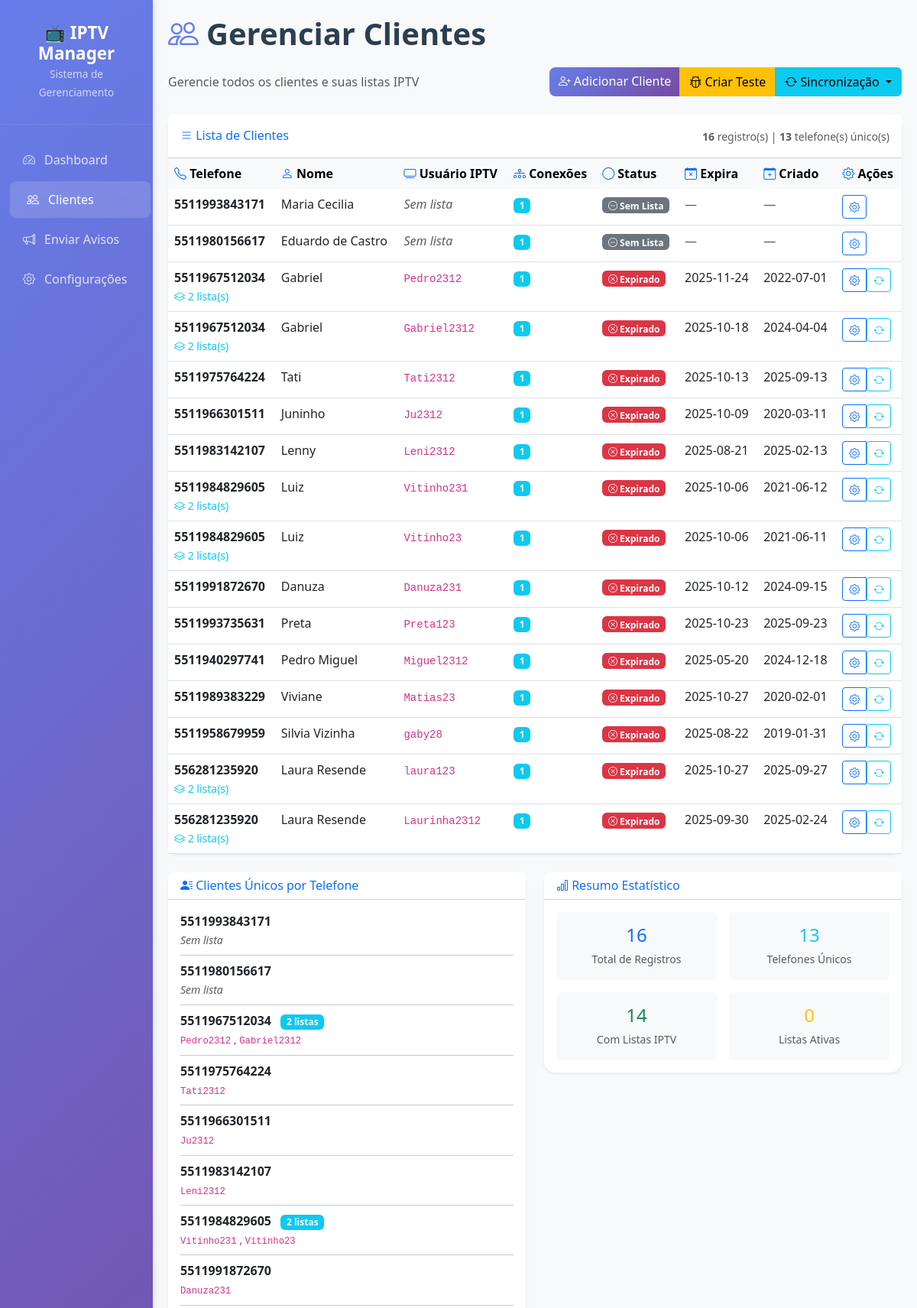
Before: /clientes (upper part) with the older database file.
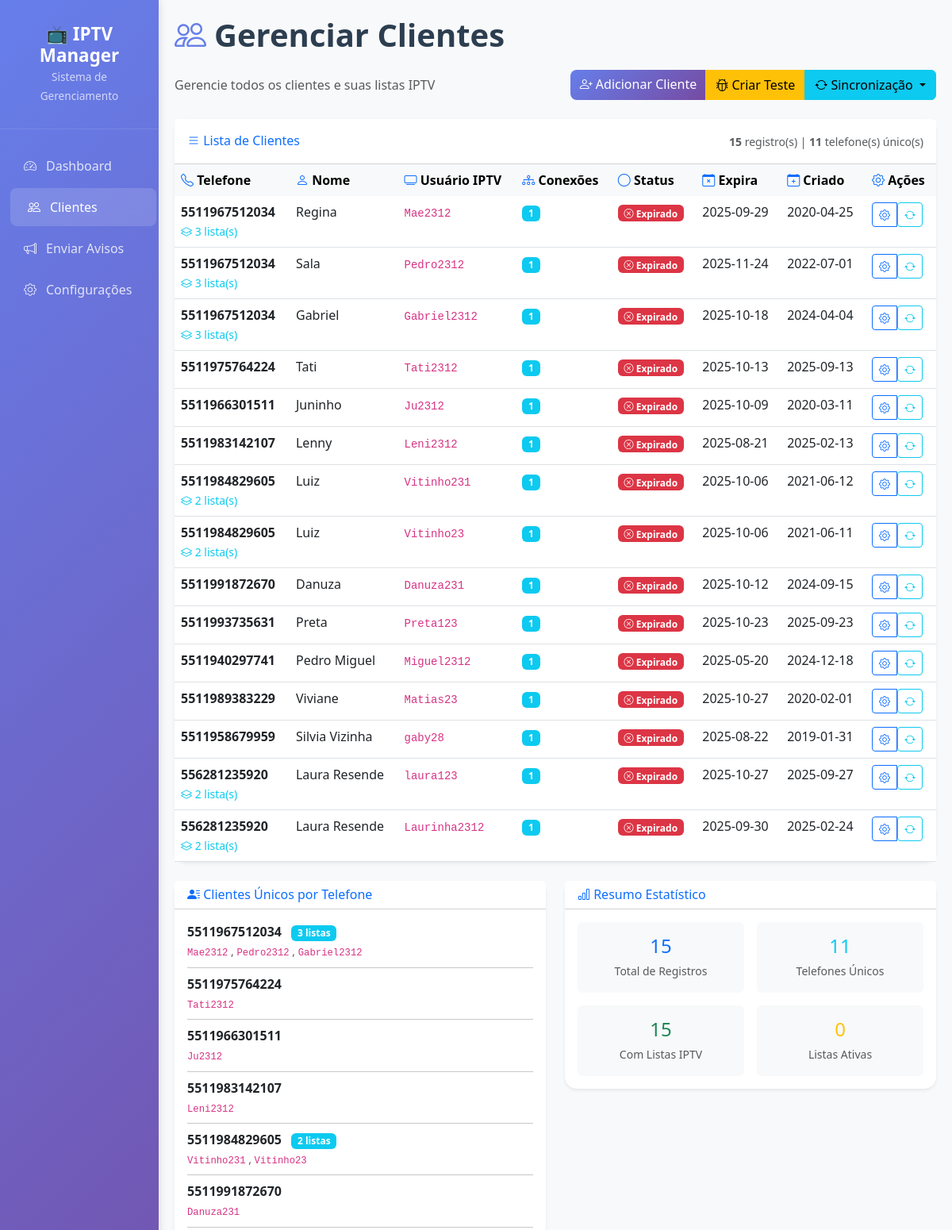
After: the same page with the newer database file.
### tables this page shows
CREATE TABLE clientes (
                id INTEGER PRIMARY KEY AUTOINCREMENT, 
                telefone TEXT NOT NULL, 
                nome TEXT,
                usuario_iptv TEXT UNIQUE, 
                senha_iptv TEXT, 
                data_criacao DATETIME, 
                data_expiracao DATETIME,
                conexoes INTEGER DEFAULT 1, 
                plano TEXT, 
                status TEXT, 
                ultimo_teste DATETIME,
                created_at DATETIME DEFAULT CURRENT_TIMESTAMP, 
                ultima_sincronizacao DATETIME
            );

### dashboard.py (the view)
@app.route("/clientes")
def listar_clientes():
    try:
        print("👥 [DEBUG] Carregando lista de clientes...")
        conn = db.get_connection()
        clientes = conn.execute("""
            SELECT c.*,
                   CASE
                       WHEN c.data_expiracao > datetime("now") THEN "Ativo"
                       WHEN c.data_expiracao IS NULL THEN "Sem Lista"
                       ELSE "Expirado"
                   END as status_lista
            FROM clientes c
            ORDER BY c.created_at DESC
            """).fetchall()
        conn.close()
        clientes_list = []
        for cliente in clientes:
            cliente_dict = dict(cliente)
            clientes_list.append(cliente_dict)
        print(f"👥 [DEBUG] {len(clientes_list)} clientes carregados")
        for i, cliente in enumerate(clientes_list[:3]):
            print(f"👤 [DEBUG] Cliente {i+1}: {cliente.get('nome', 'N/A')} - {cliente.get('usuario_iptv', 'N/A')} - Status: {cliente.get('status_lista', 'N/A')}")
        response = make_response(render_template("clientes.html", clientes=clientes_list))
        return add_no_cache_headers(response)
    except Exception as e:
        print(f"❌ [DEBUG] Erro ao listar clientes: {str(e)}")
        flash(f"Erro ao listar clientes: {str(e)}", "error")
        return redirect(url_for("index"))

### templates/clientes.html (shortened to what this page needs)
{% extends "base.html" %}
{% block nav_clientes %}active{% endblock %}
{% block page_title %}Gerenciar Clientes{% endblock %}
{% block page_icon %}<i class="bi bi-people"></i>{% endblock %}
{% block content %}
<div class="d-flex justify-content-between align-items-center mb-4">
    <div>
        <p class="text-muted mb-0">Gerencie todos os clientes e suas listas IPTV</p>
    </div>
    <div class="btn-group">
        <a href="/clientes/adicionar" class="btn btn-primary">
            <i class="bi bi-person-plus"></i> Adicionar Cliente
        </a>
        <a href="{{ url_for("criar_teste_route") }}" class="btn btn-warning">
            <i class="bi bi-bug"></i> Criar Teste
        </a>
        <div class="btn-group" role="group">
            <button type="button" class="btn btn-info dropdown-toggle" data-bs-toggle="dropdown">
                <i class="bi bi-arrow-repeat"></i> Sincronização
            </button>
        </div>
    </div>
</div>
<div class="card shadow-sm">
    <div class="card-header bg-white py-3">
        <div class="row align-items-center">
            <div class="col">
                <h6 class="mb-0 text-primary">
                    <i class="bi bi-list"></i> Lista de Clientes
                </h6>
            </div>
            <div class="col-auto">
                {% if clientes %}
                {% set telefones_unicos = [] %}
                {% for cliente in clientes %}
                    {% if cliente.telefone not in telefones_unicos %}
                        {% set _ = telefones_unicos.append(cliente.telefone) %}
                    {% endif %}
                {% endfor %}
                <small class="text-muted">
                    <strong>{{ clientes|length }}</strong> registro(s) |
                    <strong>{{ telefones_unicos|length }}</strong> telefone(s) único(s)
                </small>
                {% endif %}
            </div>
        </div>
    </div>
    <div class="card-body p-0">
        {% if clientes %}
        <div class="table-responsive">
            <table class="table table-hover mb-0">
                <thead class="table-light">
                    <tr>
                        <th class="border-0">
                            <i class="bi bi-telephone text-primary"></i> Telefone
                        </th>
                        <th class="border-0">
                            <i class="bi bi-person text-primary"></i> Nome
                        </th>
                        <th class="border-0">
                            <i class="bi bi-tv text-primary"></i> Usuário IPTV
                        </th>
                        <th class="border-0">
                            <i class="bi bi-diagram-3 text-primary"></i> Conexões
                        </th>
                        <th class="border-0">
                            <i class="bi bi-circle text-primary"></i> Status
                        </th>
                        <th class="border-0">
                            <i class="bi bi-calendar-x text-primary"></i> Expira
                        </th>
                        <th class="border-0">
                            <i class="bi bi-calendar-plus text-primary"></i> Criado
                        </th>
                        <th class="border-0">
                            <i class="bi bi-gear text-primary"></i> Ações
                        </th>
                    </tr>
                </thead>
                <tbody>
                    {% for cliente in clientes %}
                    <tr>
                        <td>
                            <strong>{{ cliente.telefone }}</strong>
                            {% set listas_mesmo_telefone = [] %}
                            {% for c in clientes %}
                                {% if c.telefone == cliente.telefone %}
                                    {% set _ = listas_mesmo_telefone.append(c) %}
                                {% endif %}
                            {% endfor %}
                            {% if listas_mesmo_telefone|length > 1 %}
                                <br><small class="text-info">
                                    <i class="bi bi-layers"></i> {{ listas_mesmo_telefone|length }} lista(s)
                                </small>
                            {% endif %}
                        </td>
                        <td>
                            {% if cliente.nome %}
                                <span class="fw-medium">{{ cliente.nome }}</span>
                            {% else %}
                                <span class="text-muted fst-italic">Não informado</span>
                            {% endif %}
                        </td>
                        <td>
                            {% if cliente.usuario_iptv %}
                                <code>{{ cliente.usuario_iptv }}</code>
                            {% else %}
                                <span class="text-muted fst-italic">Sem lista</span>
                            {% endif %}
                        </td>
                        <td>
                            {% if cliente.conexoes %}
                                <span class="badge bg-info">{{ cliente.conexoes }}</span>
                            {% else %}
                                <span class="text-muted">—</span>
                            {% endif %}
                        </td>
                        <td>
                            {% if cliente.status_lista == 'Ativo' %}
                                <span class="badge bg-success">
                                    <i class="bi bi-check-circle"></i> Ativo
                                </span>
                            {% elif cliente.status_lista == 'Expirado' %}
                                <span class="badge bg-danger">
                                    <i class="bi bi-x-circle"></i> Expirado
                                </span>
                            {% else %}
                                <span class="badge bg-secondary">
                                    <i class="bi bi-dash-circle"></i> Sem Lista
                                </span>
                            {% endif %}
                        </td>
                        <td>
                            {% if cliente.data_expiracao %}
                                {{ cliente.data_expiracao[:10] }}
                            {% else %}
                                <span class="text-muted">—</span>
                            {% endif %}
                        </td>
                        <td>
                            {% if cliente.data_criacao %}
                                {{ cliente.data_criacao[:10] }}
                            {% else %}
                                <span class="text-muted">—</span>
                            {% endif %}
                        </td>
                        <td>
                            <div class="btn-group" role="group">
                                <a href="{{ url_for('gerenciar_cliente', cliente_id=cliente.id) }}"
                                   class="btn btn-sm btn-outline-primary" title="Gerenciar">
                                    <i class="bi bi-gear"></i>
                                </a>
                                {% if cliente.usuario_iptv %}
                                <form method="POST" action="{{ url_for('sincronizar_cliente', cliente_id=cliente.id) }}" class="d-inline">
                                    <button type="submit" class="btn btn-sm btn-outline-info" title="Sincronizar">
                                        <i class="bi bi-arrow-repeat"></i>
                                    </button>
                                </form>
                                {% endif %}
                            </div>
                        </td>
                    </tr>
                    {% endfor %}
                </tbody>
            </table>
        </div>
        {% endif %}
    </div>
</div>
{% if clientes %}
<div class="row mt-4">
    <div class="col-md-6">
        <div class="card shadow-sm">
            <div class="card-header bg-white">
                <h6 class="mb-0 text-primary">
                    <i class="bi bi-person-lines-fill"></i> Clientes Únicos por Telefone
                </h6>
            </div>
            <div class="card-body">
                {% set telefones_processados = [] %}
                {% for cliente in clientes %}
                    {% if cliente.telefone not in telefones_processados %}
                        {% set _ = telefones_processados.append(cliente.telefone) %}
                        {% set listas_cliente = [] %}
                        {% for c in clientes %}
                            {% if c.telefone == cliente.telefone %}
                                {% set _ = listas_cliente.append(c) %}
                            {% endif %}
                        {% endfor %}
                        <div class="mb-2">
                            <div class="d-flex justify-content-between align-items-start">
                                <div>
                                    <strong>{{ cliente.telefone }}</strong>
                                    {% if listas_cliente|length > 1 %}
                                        <span class="badge bg-info ms-2">{{ listas_cliente|length }} listas</span>
                                    {% endif %}
                                    <br>
                                    <small class="text-muted">
                                        {% for lista in listas_cliente %}
                                            {% if lista.usuario_iptv %}
                                                <code>{{ lista.usuario_iptv }}</code>
                                            {% else %}
                                                <em>Sem lista</em>
                                            {% endif %}
                                            {% if not loop.last %}, {% endif %}
                                        {% endfor %}
                                    </small>
                                </div>
                            </div>
                            {% if not loop.last %}<hr class="my-2">{% endif %}
                        </div>
                    {% endif %}
                {% endfor %}
            </div>
        </div>
    </div>
    <div class="col-md-6">
        <div class="card shadow-sm">
            <div class="card-header bg-white">
                <h6 class="mb-0 text-primary">
                    <i class="bi bi-bar-chart"></i> Resumo Estatístico
                </h6>
            </div>
            <div class="card-body">
                <div class="row g-3">
                    <div class="col-6">
                        <div class="text-center p-3 bg-light rounded">
                            <div class="h4 mb-1 text-primary">{{ clientes|length }}</div>
                            <small class="text-muted">Total de Registros</small>
                        </div>
                    </div>
                    <div class="col-6">
                        <div class="text-center p-3 bg-light rounded">
                            {% set telefones_unicos_count = [] %}
                            {% for cliente in clientes %}
                                {% if cliente.telefone not in telefones_unicos_count %}
                                    {% set _ = telefones_unicos_count.append(cliente.telefone) %}
                                {% endif %}
                            {% endfor %}
                            <div class="h4 mb-1 text-info">{{ telefones_unicos_count|length }}</div>
                            <small class="text-muted">Telefones Únicos</small>
                        </div>
                    </div>
                    <div class="col-6">
                        <div class="text-center p-3 bg-light rounded">
                            {% set com_listas = [] %}
                            {% for cliente in clientes %}
                                {% if cliente.usuario_iptv %}
                                    {% set _ = com_listas.append(cliente) %}
                                {% endif %}
                            {% endfor %}
                            <div class="h4 mb-1 text-success">{{ com_listas|length }}</div>
                            <small class="text-muted">Com Listas IPTV</small>
                        </div>
                    </div>
                    <div class="col-6">
                        <div class="text-center p-3 bg-light rounded">
                            {% set listas_ativas = [] %}
                            {% for cliente in clientes %}
                                {% if cliente.status_lista == 'Ativo' %}
                                    {% set _ = listas_ativas.append(cliente) %}
                                {% endif %}
                            {% endfor %}
                            <div class="h4 mb-1 text-warning">{{ listas_ativas|length }}</div>
                            <small class="text-muted">Listas Ativas</small>
                        </div>
                    </div>
                </div>
            </div>
        </div>
    </div>
</div>
{% endif %}
{% endblock %}

Changed rows visible on the page:
removed clientes: telefone "5511993843171", nome "Maria Cecilia", shows "Sem lista", conexoes "1", shows "Sem Lista"
removed clientes: telefone "5511980156617", nome "Eduardo de Castro", shows "Sem lista", conexoes "1", shows "Sem Lista"
no longer on one of the page's lists (row edited): clientes: telefone "5511967512034", usuario_iptv "Pedro2312"
no longer on one of the page's lists (row edited): clientes: usuario_iptv "Gabriel2312"
added clientes: telefone "5511967512034", listas_mesmo_telefone "3", nome "Regina", usuario_iptv "Mae2312", conexoes "1", shows "Expirado", data_expiracao "2025-09-29", data_criacao "2020-04-25", listas_cliente "3", clientes (usuario_iptv "Pedro2312"), clientes (usuario_iptv "Gabriel2312")
changed clientes "Pedro2312": listas_mesmo_telefone "2" → "3"; nome "Gabriel" → "Sala"
changed clientes "Gabriel": listas_mesmo_telefone "2" → "3"
Other visible differences:
{{ clientes|length }}: "16" → "15"
{{ telefones_unicos|length }}: "13" → "11"
{{ telefones_unicos_count|length }}: "13" → "11"
{{ com_listas|length }}: "14" → "15"
